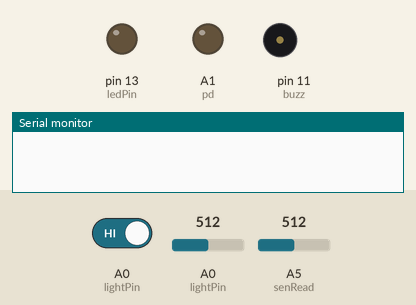
Recording of a sketch running on a simulated Arduino Uno, built with avr-gcc and run on an emulated ATmega328P. Parts: output pins drawn as LEDs (lit = HIGH), buzzer (waves = sounding, pin HIGH), the last lines printed to the serial monitor. Dashed ring = blinking. The test bench sets the inputs (shaded band); at power-on: A0 (lightPin) HIGH, A0 (lightPin) = 512, A5 (senRead) = 512.

Above: at 1.2 s.
1.3 s: A0 (lightPin) driven LOW
At 1.7 s:
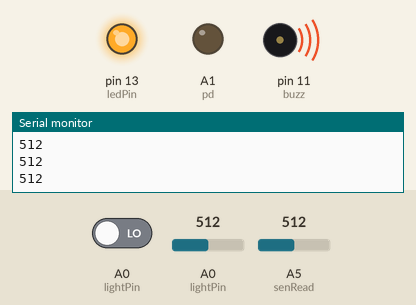
2.8 s: A0 (lightPin) set to 496
At 5.6 s:
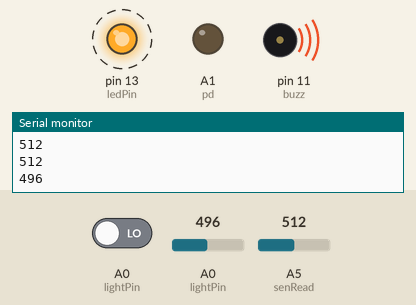
5.8 s: A0 (lightPin) set to 716
At 6.7 s:
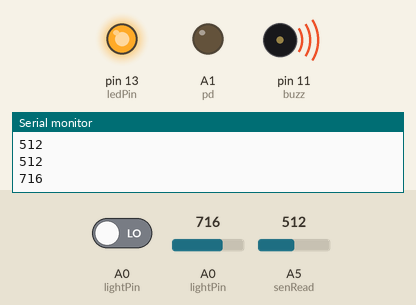
7.3 s: A0 (lightPin) set to 860
At 8.2 s:
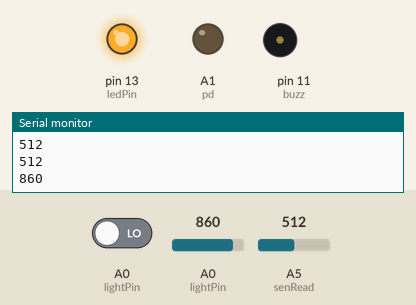
Timing chart, 0 to 11.3 s (numbered marks = the images above; inputs shaded):
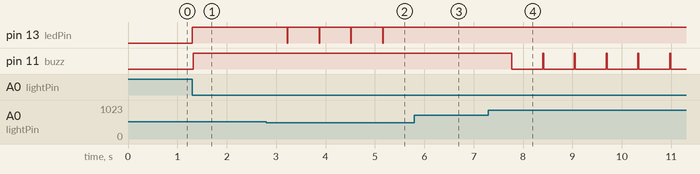

The sketch:

6.ino
```cpp
int push1 = 7;
int lightPin = A0; //ldr
int buzz = 11;
int senRead = A5;
int limit = 850;
int ledPin = 13;
int pd = A1; //photodiode
int tekan = 0;

void setup(){
  Serial.begin(9600);
  pinMode(push1,INPUT);
  pinMode(ledPin,OUTPUT);
  pinMode(buzz,OUTPUT);
  pinMode(pd,OUTPUT);
  digitalWrite(buzz,LOW);
}
void loop(){
  int tombol = digitalRead(A0);
    if(tombol==LOW){
    tekan=tekan+1;
  }
  if(tekan==1){
    Serial.println(analogRead(lightPin));
    analogWrite(ledPin, analogRead(lightPin)/4);
    delay(10);
  }else if(tekan==2){
    Serial.println(analogRead(senRead));
    analogWrite(ledPin, analogRead(senRead)/4);
    delay(10);
  }else if(tekan==3){
    int val=analogRead(senRead);
    Serial.println(val);
    if(val <= limit){
      digitalWrite(buzz,HIGH);
      delay(20);
    }else if(val > limit){
      digitalWrite(buzz,LOW);
      delay(20);
    }
  }else if(tekan==4){
    int val=analogRead(lightPin);
    Serial.println(val);
    if(val <= limit){
      digitalWrite(buzz,HIGH);
      delay(20);
    }else if(val > limit){
      digitalWrite(buzz,LOW);
      delay(20);
    }
    tekan == 0;
  }
}
```

Measured:
- the behaviour switches between 512 and 511 on A0 (lightPin) (found by bisection; images 1 and 2)
- after the input at 1.3 s, pin 13 (ledPin), pin 11 (buzz): LOW → HIGH at once
- after the input at 2.8 s, pin 13 (ledPin): alternates HIGH for 0.63 s and LOW for 0.01 s, starting after 0.43 s
- after the input at 5.8 s, pin 13 (ledPin): stops changing and stays HIGH
- after the input at 7.3 s, pin 11 (buzz): alternates HIGH for 0.02 s and LOW for 0.62 s, starting after 0.47 s
